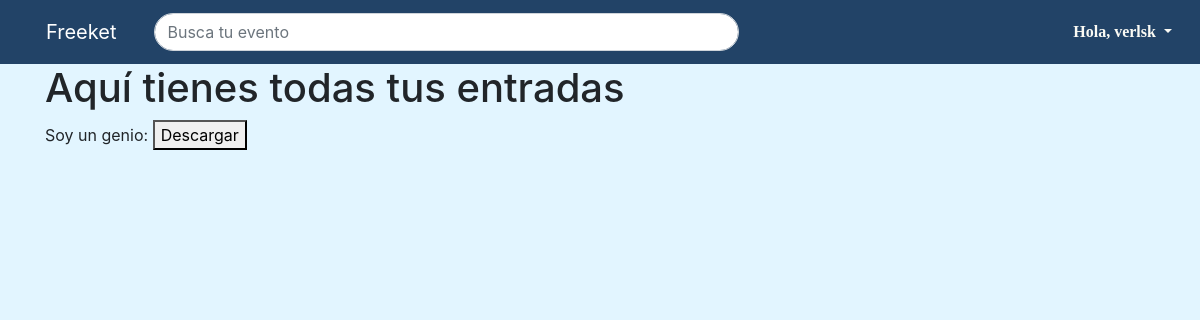
Before: /mis-entradas/ (signed in) with the older database file.
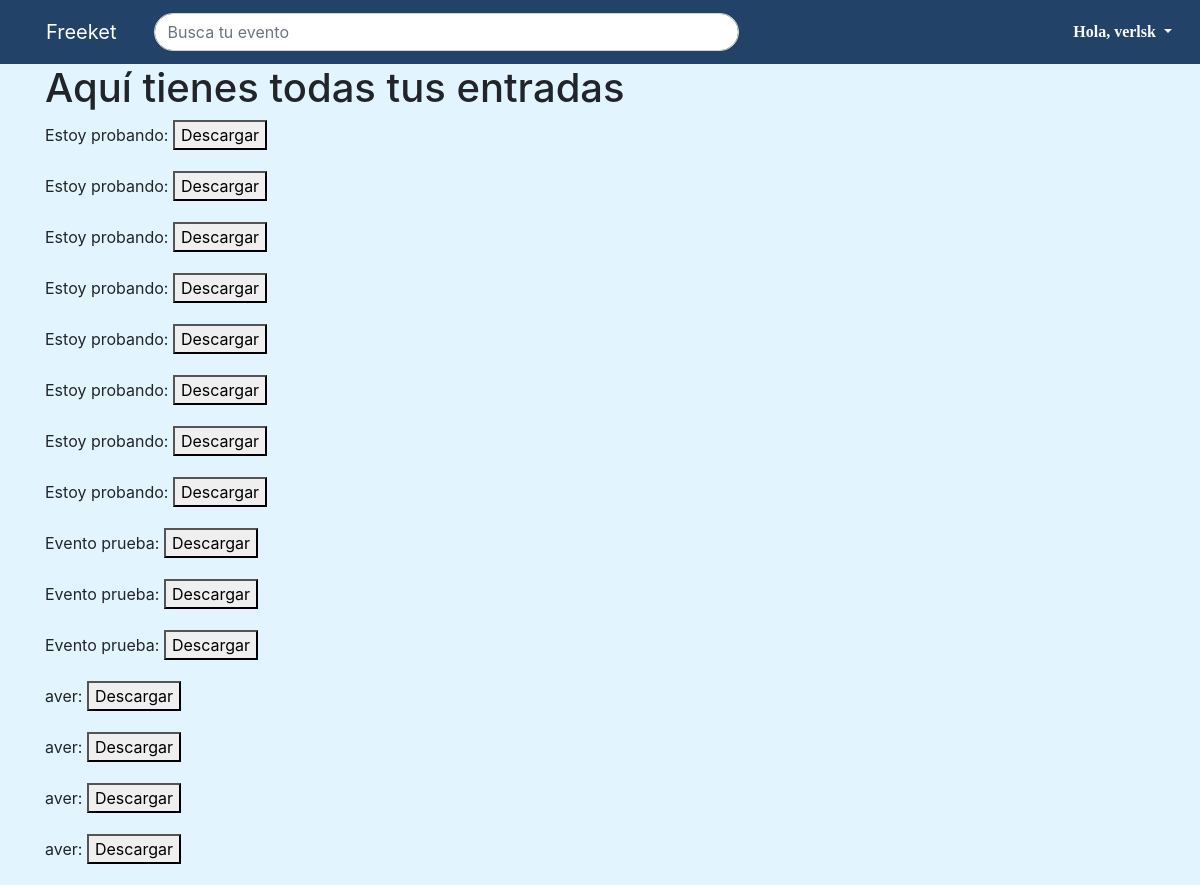
After: the same page with the newer database file.
### freeketapp/models.py (models this page shows)
class Evento(models.Model):
    id = models.UUIDField(null=False, primary_key=True, default=uuid.uuid4)
    titulo = models.CharField(max_length=50)
    url_id = models.CharField(max_length=100, default='default')
    fecha = models.DateField()
    hora = models.CharField(max_length=5)
    numero_entradas_inicial = models.IntegerField(default=1)
    numero_entradas_actual = models.IntegerField(default=1)
    max_entradas_user = models.IntegerField()
    ciudad = models.CharField(max_length=50, default='')
    direccion = models.CharField(max_length=100, default='')
    cpostal = models.CharField(max_length=20, default='')
    key = models.CharField(max_length=100, default='default')
    organizador = models.ForeignKey(Organizador, on_delete=models.CASCADE, default=1)
    objects = models.Manager()

### freeketapp/views.py (the view)
# urls.py: path('mis-entradas/', views.misentradas, name='misentradas'),
@login_required(login_url='/login')
def misentradas(request):
    ids = []
    titulos = []
    context = {}
    entradas = Entrada.objects.filter(usuario=request.user)
    for i in entradas:
        ids.append(str(i.id))
        titulos.append(i.evento.titulo)
    context['islogged'] = 'y'
    context['name'] = request.user.username
    context['ids'] = ids
    context['titulos'] = titulos
    context['elementos'] = zip(ids, titulos)
    return render(request, "freeketapp/misentradas.html", context)

### freeketapp/templates/freeketapp/misentradas.html
{% extends "freeketapp/base.html" %}
{% block contenido %}
<div class="container">
    <h1>Aquí tienes todas tus entradas</h1>
    {% for i, t in elementos %}
    <div class="form-group">
        <label>{{ t }}: </label>
        <a href="{{ i }}">
            <button type="button">Descargar</button>
        </a>
    </div>
    {% endfor %}
</div>
{% endblock %}

### freeketapp/templates/freeketapp/base.html (shortened to what this page needs)
<!DOCTYPE html>
<html lang="en">
<head>
    <link href="https://maxcdn.bootstrapcdn.com/bootstrap/4.0.0/css/bootstrap.min.css"
 rel="stylesheet">
    {% load static %}
    <link href="{% static 'freeketapp/jquery.timepicker.css' %}" rel="stylesheet">
    {% load static %}
    <link href="{% static 'freeketapp/style.css' %}" rel="stylesheet" type="text/css">
    <link href="//code.jquery.com/ui/1.12.1/themes/base/jquery-ui.css" rel="stylesheet">
</head>
<body>
{% block header %}
<nav class="navbar navbar-expand-lg navbar-dark py-2">
    <a class="navbar-brand" href="/">Freeket</a>
    <form class="mx-2 d-inline w-50">
        <div class="input-group form-rounded">
            <input class="form-control form-rounded" id="busqueda" placeholder="Busca tu evento" type="text">
        </div>
    </form>
    <div class="collapse navbar-collapse " id="navbarColor02">
        <ul class="navbar-nav d-lg-flex align-items-center nav-fill ml-auto mr-1 my-1">
            {% if islogged == 'y' %}
            <li class="nav-item dropdown">
                <a aria-expanded="false" aria-haspopup="true" class="nav-link dropdown-toggle" data-toggle="dropdown"
                   href="#" id="dropacciones">
                    Hola, {{ name }}
                </a>
            </li>
            {% endif %}
        </ul>
    </div>
</nav>
{% endblock %}
{% block contenido %}
{% endblock %}
{% load static %}
{% load static %}
</body>
</html>

### freeketapp/static/freeketapp/style.css (style rules this page uses)
html { min-height: 100%; position: relative; }
body { background-color: #E2F5FF; }
.navbar-dark .navbar-nav .nav-link { color: #fafaf4; font-family: 'Calibri'; font-weight: bold; }
.navbar { background-color: #224367; padding-top: 50; padding-bottom: 0; }
.navbar-brand { margin-right: 30px; margin-left: 30px; }
#busqueda { border-radius:20px; }

Changed rows visible on the page:
removed Evento: elementos "Soy un genio"
added Evento: elementos "Estoy probando" "Estoy probando" "Estoy probando" "Estoy probando" "Estoy probando" "Estoy probando" "Estoy probando" "Estoy probando"
added Evento: elementos "Evento prueba" "Evento prueba" "Evento prueba"
added Evento: elementos "aver" "aver" "aver" "aver"
Other visible differences:
new list line: ": Descargar"
list line gone: ": Descargar"
